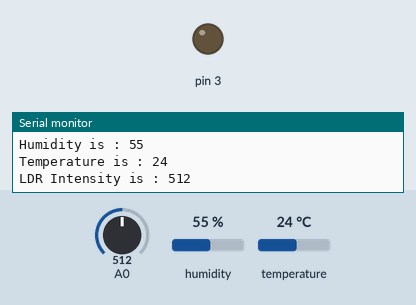
Simulated run of this sketch. Board: Arduino Uno, built with avr-gcc and run on an emulated ATmega328P. Parts: output pins drawn as LEDs (lit = HIGH), the last lines printed to the serial monitor. The test bench sets the inputs (shaded band); at power-on: A0 = 512, temperature 24 °C, humidity 55 %.

Above: at 1.2 s.
1.3 s: A0 set to 108
4.3 s: A0 set to 90
5.8 s: temperature set to 26 °C
At 7.0 s:
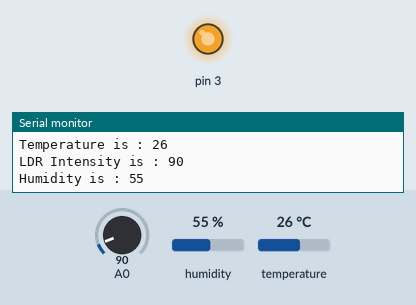
7.3 s: humidity set to 26 %
8.8 s: humidity set to 23 %
At 10.0 s:
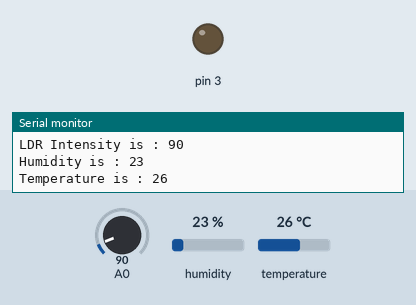
10.3 s: humidity set to 40 %
At 10.8 s:
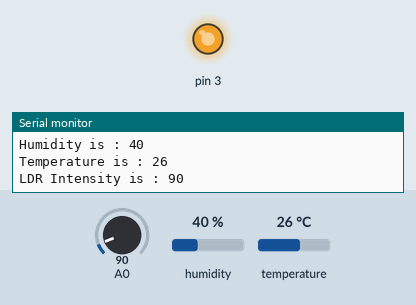
Timing chart, 0 to 12.8 s (numbered marks = the images above; inputs shaded):
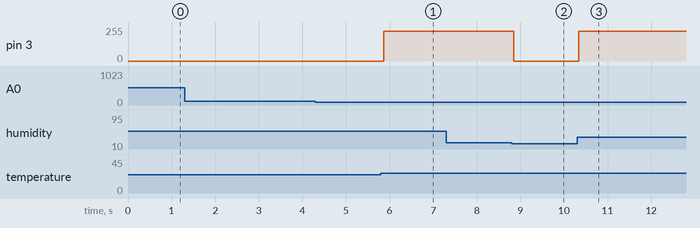

The sketch:

StreetLight_automation_in_snowfall_Areas.ino
```cpp
#include <DHT.h>

void setup(){
  // put your setup code here, to run once:
  Serial.begin(9600);
}

void loop(){
  // put your main code here, to run repeatedly:
  // int a= digitalRead(5);
  DHT dht(2,DHT11);
  int c=analogRead(A0);
  int a=dht.readHumidity();
  int b=dht.readTemperature();
  Serial.print("Humidity is : ");
  Serial.print(a);
  Serial.println();
  Serial.print("Temperature is : ");
  Serial.print(b);
  Serial.println();
  Serial.print("LDR Intensity is : ");
  Serial.print(c);
  Serial.println();
  if (c<=210 && b>=25 && a>=25){
    analogWrite(3,225);
  }
  else{
    analogWrite(3,0);
  }
delay(100);

}
```

Measured:
- the behaviour switches between 24 and 25 °C on temperature (found by bisection; images 0 and 1)
- the behaviour switches between 25 and 24 % on humidity (found by bisection; images 1 and 2)
- after the input at 5.8 s, pin 3: 0/255 → 225/255 after 0.06 s
- after the input at 8.8 s, pin 3: 225/255 → 0/255 after 0.05 s
- after the input at 10.3 s, pin 3: 0/255 → 225/255 at once
